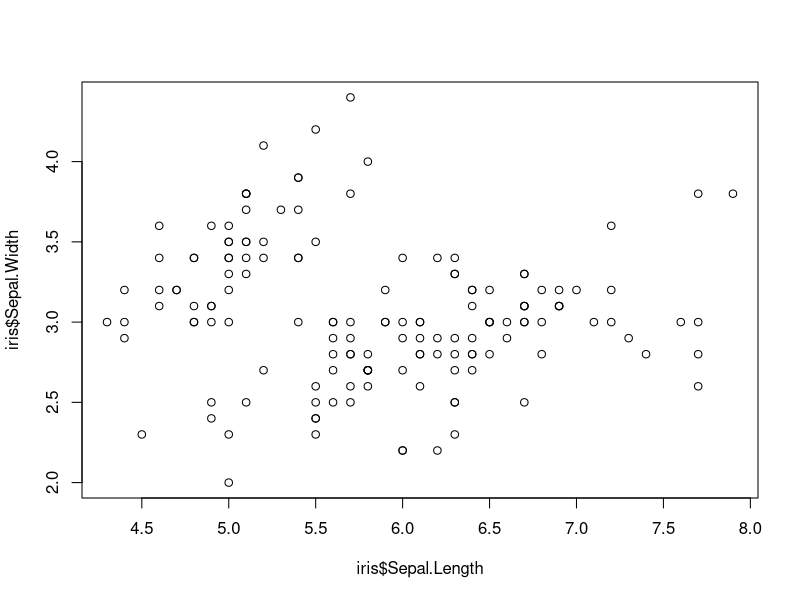
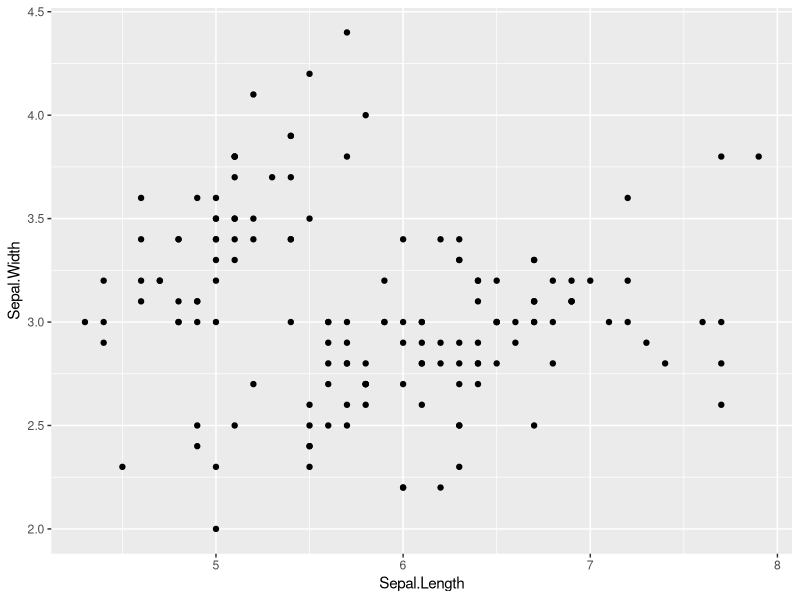
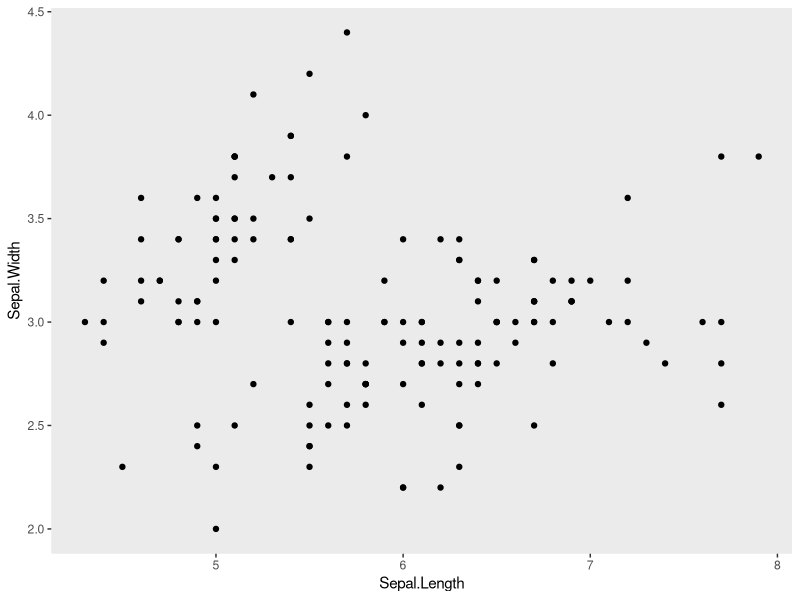
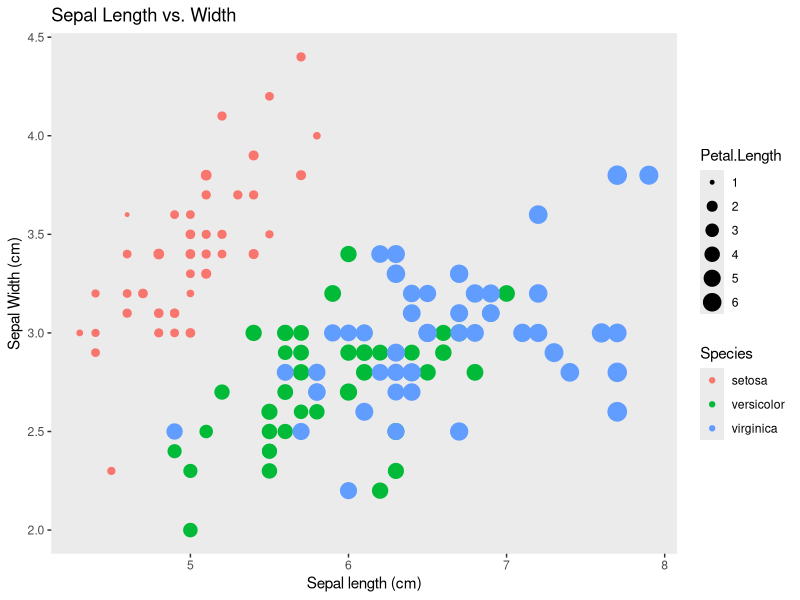

Here is the R script that generated these plots, in order:
# GEOG331 Activity 4 Script
# Andrew Xie
# 03/11/22

#use built in iris dataset
#take a look at it 
head(iris)
#load in some tidyverse packages
library(dplyr)
library(ggplot2)

#####################################
##### Part 1: for loops         #####
#####################################

#Using only data for iris versicolor
#write a for loop
#that produces a regression table
#for each of the following relationships
#1. iris  sepal length x width
#2. iris  petal length x width
#3. iris sepal length x petal length

# hint: consider using a list, and also new vectors for regression variables

flower <- iris[iris$Species == "versicolor",]

x <- c(1, 3, 1)
y <- c(2, 4, 4)
v <- list()
for (i in 1:3) {
  v[[i]] <- lm(flower[, x[i]]~flower[, y[i]])
  print(summary(v[[i]]))
}


#####################################
##### Part 2: data in dplyr     #####
#####################################

#use dplyr to join data of maximum height
#to a new iris data frame
height <- data.frame(Species = c("virginica","setosa","versicolor"),
                     Height.cm = c(60,100,11.8))

new_iris <- full_join(iris, height, by = 'Species')
colnames(new_iris)[ncol(new_iris)] <- "Max.Height"

#####################################
##### Part 3: plots in ggplot2  #####
#####################################

#look at base R scatter plot
plot(iris$Sepal.Length,iris$Sepal.Width)

#3a. now make the same plot in ggplot
new_plot <- ggplot(iris, aes(x=Sepal.Length, y=Sepal.Width)) + geom_point()
new_plot

#3b. make a scatter plot with ggplot and get rid of  busy grid lines
no_grid_plot <- new_plot + theme(panel.grid.major = element_blank(), panel.grid.minor = element_blank())
no_grid_plot

#3c. make a scatter plot with ggplot, remove grid lines, add a title and axis labels, 
#    show species by color, and make the point size proportional to petal length
final_plot <- ggplot(iris, aes(x=Sepal.Length, y=Sepal.Width, color=Species, size=Petal.Length)) + geom_point() + 
              theme(panel.grid.major = element_blank(), panel.grid.minor = element_blank()) +
              ggtitle("Sepal Length vs. Width") + xlab("Sepal length (cm)") + ylab("Sepal Width (cm)")
final_plot

#####################################
##### Question: how did         #####
##### arguments differ between  #####
##### plot and ggplot?          #####
#####################################

#
#
#
#
#
